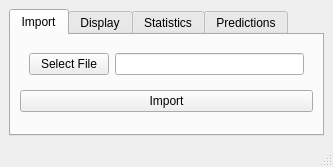
<?xml version="1.0" encoding="UTF-8"?>
<ui version="4.0">
 <class>MainWindow</class>
 <widget class="QMainWindow" name="MainWindow">
  <property name="geometry">
   <rect>
    <x>0</x>
    <y>0</y>
    <width>333</width>
    <height>167</height>
   </rect>
  </property>
  <property name="minimumSize">
   <size>
    <width>333</width>
    <height>167</height>
   </size>
  </property>
  <property name="windowTitle">
   <string>MainWindow</string>
  </property>
  <property name="tabShape">
   <enum>QTabWidget::Rounded</enum>
  </property>
  <property name="dockNestingEnabled">
   <bool>false</bool>
  </property>
  <widget class="QWidget" name="centralwidget">
   <layout class="QGridLayout" name="gridLayout_3">
    <item row="0" column="0">
     <widget class="QTabWidget" name="tabWidget">
      <property name="sizePolicy">
       <sizepolicy hsizetype="Expanding" vsizetype="Expanding">
        <horstretch>0</horstretch>
        <verstretch>0</verstretch>
       </sizepolicy>
      </property>
      <property name="tabPosition">
       <enum>QTabWidget::North</enum>
      </property>
      <property name="currentIndex">
       <number>0</number>
      </property>
      <widget class="QWidget" name="tab">
       <attribute name="title">
        <string>Import</string>
       </attribute>
       <layout class="QGridLayout" name="gridLayout">
        <item row="0" column="0">
         <widget class="QWidget" name="widget" native="true">
          <property name="maximumSize">
           <size>
            <width>16777215</width>
            <height>50</height>
           </size>
          </property>
          <layout class="QFormLayout" name="formLayout">
           <property name="sizeConstraint">
            <enum>QLayout::SetDefaultConstraint</enum>
           </property>
           <item row="1" column="0">
            <widget class="QPushButton" name="pushButton">
             <property name="text">
              <string>Select File</string>
             </property>
            </widget>
           </item>
           <item row="1" column="1">
            <widget class="QLineEdit" name="lineEdit"/>
           </item>
          </layout>
         </widget>
        </item>
        <item row="1" column="0">
         <widget class="QPushButton" name="pushButton_2">
          <property name="text">
           <string>Import</string>
          </property>
         </widget>
        </item>
        <item row="2" column="0">
         <spacer name="verticalSpacer">
          <property name="orientation">
           <enum>Qt::Vertical</enum>
          </property>
          <property name="sizeHint" stdset="0">
           <size>
            <width>20</width>
            <height>40</height>
           </size>
          </property>
         </spacer>
        </item>
       </layout>
      </widget>
      <widget class="QWidget" name="tab_2">
       <attribute name="title">
        <string>Display</string>
       </attribute>
       <layout class="QGridLayout" name="gridLayout_2">
        <item row="0" column="0">
         <widget class="QTextBrowser" name="textBrowser"/>
        </item>
       </layout>
      </widget>
      <widget class="QWidget" name="tab_3">
       <attribute name="title">
        <string>Statistics</string>
       </attribute>
      </widget>
      <widget class="QWidget" name="tab_4">
       <attribute name="title">
        <string>Predictions</string>
       </attribute>
      </widget>
     </widget>
    </item>
   </layout>
  </widget>
  <widget class="QStatusBar" name="statusbar"/>
 </widget>
 <resources/>
 <connections/>
</ui>
